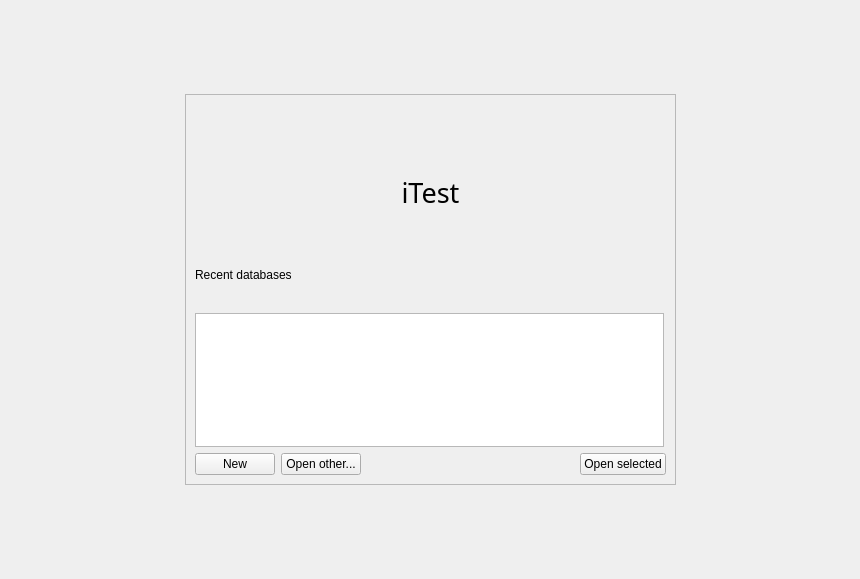
      <widget class="QWidget" name="welcomePage" >
       <property name="geometry" >
        <rect>
         <x>0</x>
         <y>0</y>
         <width>860</width>
         <height>579</height>
        </rect>
       </property>
       <layout class="QGridLayout" >
        <item row="0" column="1" >
         <spacer>
          <property name="orientation" >
           <enum>Qt::Vertical</enum>
          </property>
          <property name="sizeHint" stdset="0" >
           <size>
            <width>20</width>
            <height>40</height>
           </size>
          </property>
         </spacer>
        </item>
        <item row="1" column="0" >
         <spacer>
          <property name="orientation" >
           <enum>Qt::Horizontal</enum>
          </property>
          <property name="sizeHint" stdset="0" >
           <size>
            <width>40</width>
            <height>20</height>
           </size>
          </property>
         </spacer>
        </item>
        <item row="1" column="1" >
         <widget class="QFrame" name="frame" >
          <property name="minimumSize" >
           <size>
            <width>491</width>
            <height>391</height>
           </size>
          </property>
          <property name="maximumSize" >
           <size>
            <width>491</width>
            <height>391</height>
           </size>
          </property>
          <property name="frameShape" >
           <enum>QFrame::StyledPanel</enum>
          </property>
          <property name="frameShadow" >
           <enum>QFrame::Raised</enum>
          </property>
          <layout class="QVBoxLayout" >
           <item>
            <widget class="QLabel" name="label_icon" >
             <property name="text" >
              <string/>
             </property>
             <property name="pixmap" >
              <pixmap resource="resources.qrc" >:/images/images/itest.png</pixmap>
             </property>
             <property name="alignment" >
              <set>Qt::AlignBottom|Qt::AlignHCenter</set>
             </property>
            </widget>
           </item>
           <item>
            <widget class="QLabel" name="label_icon_text" >
             <property name="font" >
              <font>
               <family>Sans Serif</family>
               <pointsize>20</pointsize>
              </font>
             </property>
             <property name="text" >
              <string>iTest</string>
             </property>
             <property name="alignment" >
              <set>Qt::AlignHCenter|Qt::AlignTop</set>
             </property>
            </widget>
           </item>
           <item>
            <widget class="QLabel" name="label_recent" >
             <property name="text" >
              <string>Recent databases</string>
             </property>
            </widget>
           </item>
           <item>
            <widget class="QListWidget" name="recentDBsListWidget" >
             <property name="maximumSize" >
              <size>
               <width>469</width>
               <height>134</height>
              </size>
             </property>
             <property name="statusTip" >
              <string>Select a database you have used recently, create a new one or open another database.</string>
             </property>
            </widget>
           </item>
           <item>
            <layout class="QHBoxLayout" >
             <item>
              <widget class="QPushButton" name="btnNew" >
               <property name="statusTip" >
                <string>Create a new database</string>
               </property>
               <property name="text" >
                <string>New</string>
               </property>
               <property name="icon" >
                <iconset resource="resources.qrc" >
                 <normaloff>:/images/images/filenew.png</normaloff>:/images/images/filenew.png</iconset>
               </property>
               <property name="iconSize" >
                <size>
                 <width>16</width>
                 <height>16</height>
                </size>
               </property>
              </widget>
             </item>
             <item>
              <widget class="QPushButton" name="btnOpenOther" >
               <property name="statusTip" >
                <string>Open another database</string>
               </property>
               <property name="text" >
                <string>Open other...</string>
               </property>
               <property name="icon" >
                <iconset resource="resources.qrc" >
                 <normaloff>:/images/images/folder_red.png</normaloff>:/images/images/folder_red.png</iconset>
               </property>
               <property name="iconSize" >
                <size>
                 <width>16</width>
                 <height>16</height>
                </size>
               </property>
              </widget>
             </item>
             <item>
              <spacer>
               <property name="orientation" >
                <enum>Qt::Horizontal</enum>
               </property>
               <property name="sizeHint" stdset="0" >
                <size>
                 <width>40</width>
                 <height>20</height>
                </size>
               </property>
              </spacer>
             </item>
             <item>
              <widget class="QPushButton" name="btnOpenSelected" >
               <property name="statusTip" >
                <string>Open the selected database from the list above</string>
               </property>
               <property name="text" >
                <string>Open selected</string>
               </property>
               <property name="icon" >
                <iconset resource="resources.qrc" >
                 <normaloff>:/images/images/fileopen.png</normaloff>:/images/images/fileopen.png</iconset>
               </property>
               <property name="iconSize" >
                <size>
                 <width>16</width>
                 <height>16</height>
                </size>
               </property>
              </widget>
             </item>
            </layout>
           </item>
          </layout>
         </widget>
        </item>
        <item row="1" column="2" >
         <spacer>
          <property name="orientation" >
           <enum>Qt::Horizontal</enum>
          </property>
          <property name="sizeHint" stdset="0" >
           <size>
            <width>40</width>
            <height>20</height>
           </size>
          </property>
         </spacer>
        </item>
        <item row="2" column="1" >
         <spacer>
          <property name="orientation" >
           <enum>Qt::Vertical</enum>
          </property>
          <property name="sizeHint" stdset="0" >
           <size>
            <width>20</width>
            <height>40</height>
           </size>
          </property>
         </spacer>
        </item>
       </layout>
      </widget>
